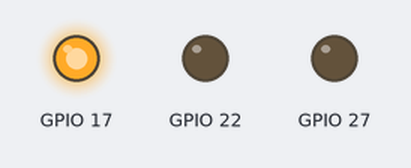
The program below on a simulated Raspberry Pi (BCM pin numbers). Shown: output pins drawn as LEDs (lit = HIGH).

Above: at 0.1 s.
At 1.1 s:
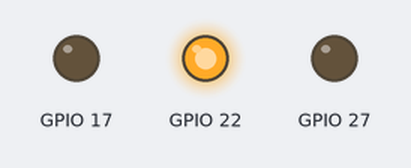
At 2.7 s:
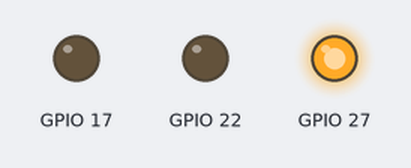
Timing chart, 0 to 3.0 s (numbered marks = the images above):
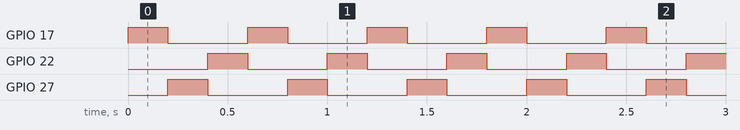

Measured:
- by itself, GPIO 17, GPIO 22, GPIO 27: alternates HIGH for 0.20 s and LOW for 0.40 s
- by itself, everything shown: repeats every 0.60 s, in 3 steps

The program:

test.py
```python
import RPi.GPIO as GPIO
import time

GPIO.setmode(GPIO.BCM)
GPIO.setup(17,GPIO.OUT)
GPIO.setup(27,GPIO.OUT)
GPIO.setup(22,GPIO.OUT)

while(True):
    GPIO.output(17,True)
    GPIO.output(27, False)
    GPIO.output(22, False)
    time.sleep(0.2)
    GPIO.output(17, False)
    GPIO.output(27,True)
    GPIO.output(22, False)
    time.sleep(0.2)
    GPIO.output(17, False)
    GPIO.output(27, False)
    GPIO.output(22,True)
    time.sleep(0.2)
```
